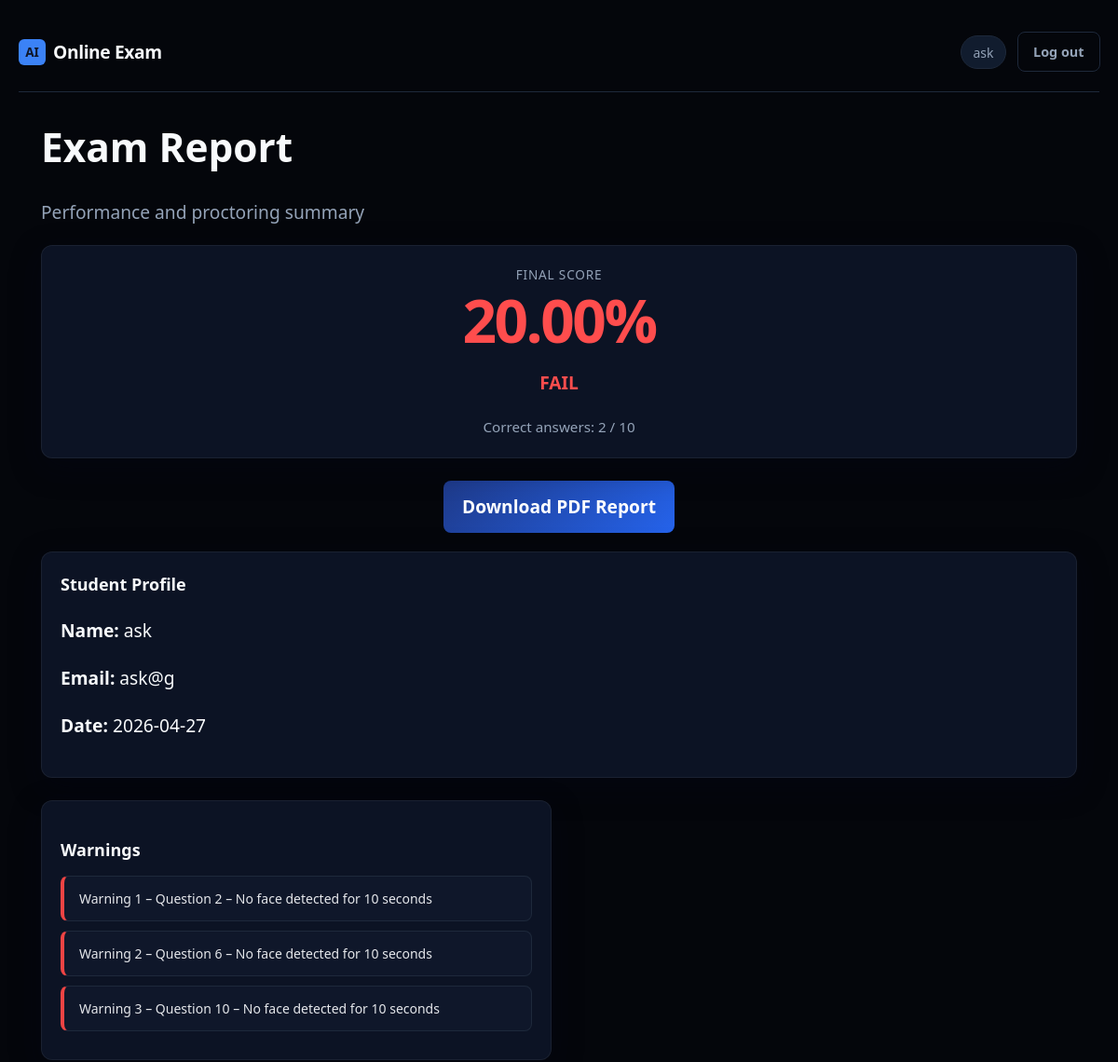
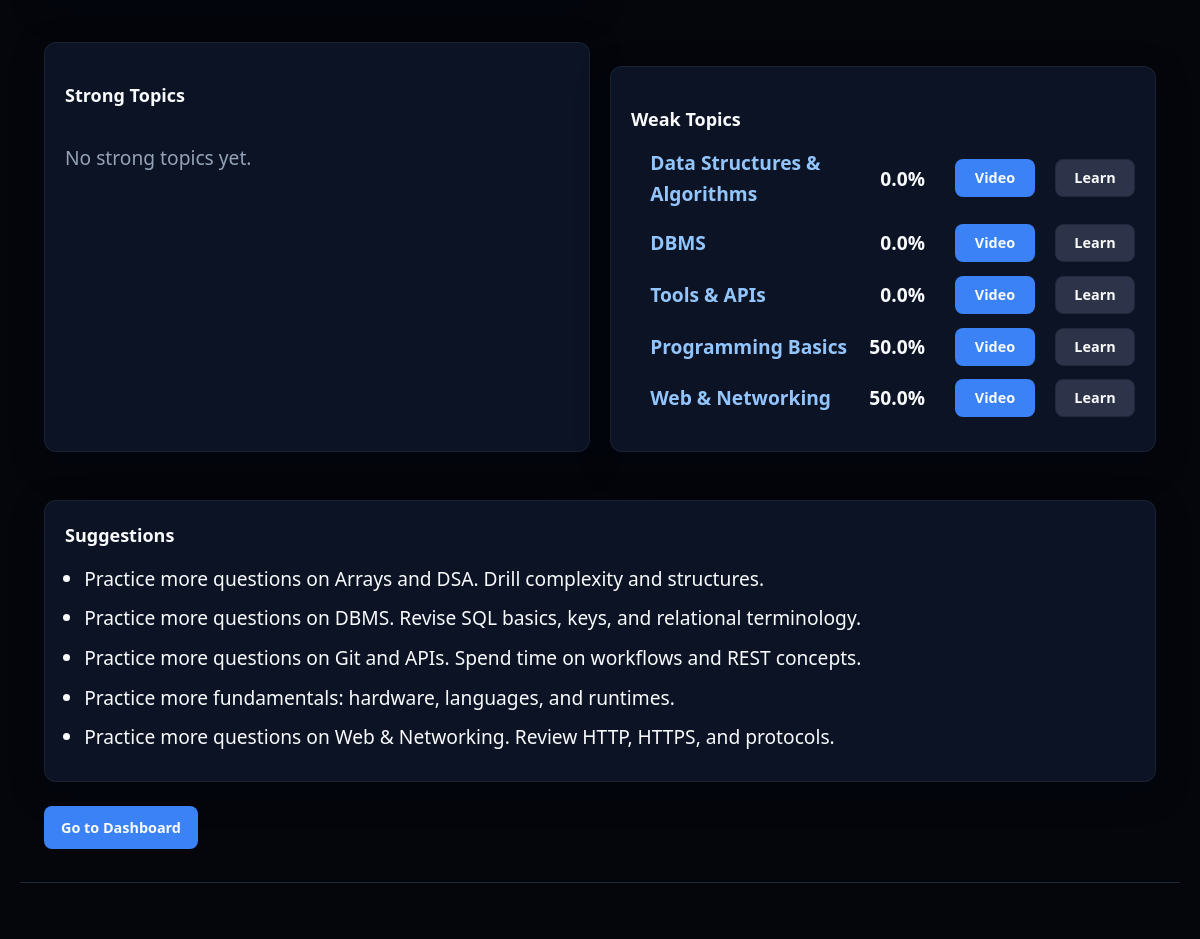
Page /report/26 (signed in) on the committed database (2 pictures, top to bottom).
### app.py (models this page shows)
class User(db.Model):
    __tablename__ = "users"
    id = db.Column(db.Integer, primary_key=True)
    username = db.Column(db.String(80), unique=True, nullable=False)
    email = db.Column(db.String(120), unique=True, nullable=False)
    password_hash = db.Column(db.String(256), nullable=False)
    roll_number = db.Column(db.String(50), unique=True, nullable=True)
    created_at = db.Column(db.DateTime, default=lambda: datetime.now(timezone.utc))
    is_admin = db.Column(db.Boolean, default=False)
    allow_reattempt = db.Column(db.Boolean, default=False)
    exam_access_enabled = db.Column(db.Boolean, default=True)
    exam_completed = db.Column(db.Boolean, default=False)
    admin_role = db.Column(db.String(20), nullable=True)
    is_blocked = db.Column(db.Boolean, default=False)
    block_reason = db.Column(db.String(255))
    attempts = db.relationship("Attempt", backref="user", lazy=True)

class Question(db.Model):
    __tablename__ = "questions"
    id = db.Column(db.Integer, primary_key=True)
    text = db.Column(db.Text, nullable=False)
    option_a = db.Column(db.String(500), nullable=False)
    option_b = db.Column(db.String(500), nullable=False)
    option_c = db.Column(db.String(500), nullable=False)
    option_d = db.Column(db.String(500), nullable=False)
    correct_answer = db.Column(db.String(1), nullable=False)
    topic = db.Column(db.String(80), default="General CS")

### app.py (the view)
@app.route("/report/<int:attempt_id>")
@login_required
def exam_report(attempt_id):
    user = db.session.get(User, session["user_id"])
    if user and user.is_admin:
        attempt = Attempt.query.get(attempt_id)
    else:
        attempt = get_attempt_for_user(attempt_id, session["user_id"])
    if not attempt:
        flash("Report not found.", "error")
        return redirect(url_for("dashboard"))
    if attempt.status != "completed":
        flash("Exam is not finished yet.", "info")
        return redirect(url_for("dashboard"))
    qids = parse_question_ids(attempt)
    total_questions = len(qids)
    correct_answers = 0
    if qids:
        for qid in qids:
            ans = Answer.query.filter_by(attempt_id=attempt.id, question_id=qid).first()
            if ans and ans.selected and ans.question:
                if ans.selected.upper() == ans.question.correct_answer.upper():
                    correct_answers += 1
    score = round((correct_answers / total_questions) * 100, 2) if total_questions else 0
    warnings_list = parse_warning_details(attempt)
    timeline = parse_timeline(attempt)
    student_profile = parse_student_profile(attempt)
    if not student_profile:
        student_profile = {
            "name": attempt.user.username if attempt.user else "Student",
            "email": attempt.user.email if attempt.user else "",
            "examId": attempt.id,
            "date": to_ist(attempt.started_at).strftime("%Y-%m-%d %H:%M"),
        }
    student_name = getattr(attempt.user, "name", "Student")
    weak_topics = []
    strong_topics = []
    suggestions = []
    data = build_report_data(attempt)
    if data:
        weak_topics = data.get("weak_topics", [])
        strong_topics = data.get("strong_topics", [])
        suggestions = data.get("suggestions", [])
    question_analysis = []
    for idx, qid in enumerate(qids):
        q = db.session.get(Question, qid)
        ans = Answer.query.filter_by(attempt_id=attempt.id, question_id=qid).first()
        selected = (ans.selected or "").upper() if ans and ans.selected else None
        correct = q.correct_answer.upper() if q else "N/A"
        if not selected:
            status = "Skipped"
        elif selected == correct:
            status = "Correct"
        else:
            status = "Wrong"
        question_analysis.append(
            {
                "qno": idx + 1,
                "selected": selected,
                "correct": correct,
                "status": status,
                "topic": q.topic if q else "General CS",
            }
        )
    print("=== PDF DATA DEBUG ===")
    print(f"Score: {score}")
    print(f"Total questions: {total_questions}")
    print(f"Correct answers: {correct_answers}")
    print(f"Student profile: {student_profile}")
    print(f"Strong topics count: {len(strong_topics) if strong_topics else 0}")
    print(f"Weak topics count: {len(weak_topics) if weak_topics else 0}")
    print(f"Suggestions count: {len(suggestions) if suggestions else 0}")
    print(f"Question analysis count: {len(question_analysis) if question_analysis else 0}")
    print("===================")
    resp = make_response(render_template(
        "report.html",
        attempt=attempt,
        score=score,
        total_questions=total_questions,
        correct_answers=correct_answers,
        warnings=warnings_list,
        timeline=timeline,
        student=student_profile,
        strong_topics=strong_topics,
        weak_topics=weak_topics,
        suggestions=suggestions,
        question_analysis=question_analysis,
        learning_resources=LEARNING_RESOURCES,
    ))
    resp.headers["Cache-Control"] = "no-store, no-cache, must-revalidate, private"
    resp.headers["Pragma"] = "no-cache"
    return resp

### app.py (called while the page is built)
def to_ist(dt):
    if not dt:
        return None
    return dt.astimezone(timezone(timedelta(hours=5, minutes=30)))

def login_required(f):
    @wraps(f)
    def decorated(*args, **kwargs):
        if "user_id" not in session:
            return redirect(url_for("login"))
        return f(*args, **kwargs)
    return decorated

def get_attempt_for_user(attempt_id, user_id):
    return Attempt.query.filter_by(id=attempt_id, user_id=user_id).first()

def parse_question_ids(attempt):
    return json.loads(attempt.question_ids_json)

def parse_warning_details(attempt):
    raw = attempt.warning_details_json or "[]"
    try:
        parsed = json.loads(raw)
        return parsed if isinstance(parsed, list) else []
    except Exception:
        return []

def parse_timeline(attempt):
    raw = attempt.timeline_json or "[]"
    try:
        parsed = json.loads(raw)
        return parsed if isinstance(parsed, list) else []
    except Exception:
        return []

def parse_student_profile(attempt):
    raw = attempt.student_profile_json or "{}"
    try:
        parsed = json.loads(raw)
        return parsed if isinstance(parsed, dict) else {}
    except Exception:
        return {}

def normalize_confidence(val):
    v = (val or "medium").lower()
    if v in ("low", "medium", "high"):
        return v
    return "medium"

### templates/report.html (shortened to what this page needs)
{% extends "base.html" %}
{% block body_class %}page-report{% endblock %}
{% block content %}
{% set score_value = score if score is defined else 0 %}
{% set pass_exam = score_value >= 75 %}
<div id="pdf-report" style="visibility: visible !important; display: block !important; opacity: 1 !important;">
  <div class="report-page-header" style="visibility: visible !important; display: block !important;">
    <h1 style="visibility: visible !important; display: block !important;">Exam Report</h1>
    <p class="muted" style="visibility: visible !important; display: block !important;">Performance and proctoring summary</p>
      </div>
  <section class="card report-hero-card {{ 'report-pass' if pass_exam else 'report-fail' }}">
    <p class="report-score-label">Final Score</p>
    <p class="report-score-big">{{ "%.2f"|format(score_value|float) }}%</p>
    <p class="{{ 'text-pass' if pass_exam else 'text-fail' }}">{{ "PASS" if pass_exam else "FAIL" }}</p>
    <p class="report-score-hint">
      Correct answers: {{ correct_answers or 0 }} / {{ total_questions or 0 }}
    </p>
  </section>
<div style="text-align: center; margin: 20px 0;">
  <a href="/report/{{ attempt.id }}/pdf-clean" class="download-btn">
    Download PDF Report
  </a>
</div>
<section class="card report-section">
  <h3>Student Profile</h3>
  <p><strong>Name:</strong> {{ student.name or "-" }}</p>
  <p><strong>Email:</strong> {{ student.email or "-" }}</p>
    <p><strong>Date:</strong> {{ student.date.split(' ')[0] if student.date else "-" }}</p>
</section>
<section class="report-grid">
  <div class="card report-risk-card">
    <h3>Warnings</h3>
    {% if warnings and warnings|length > 0 %}
      <ul class="warnings-list">
        {% for w in warnings %}
          <li class="warning-item">
            Warning {{ loop.index }} &ndash;
            Question {{ w.question }} &ndash;
            {{ w.message }}
          </li>
        {% endfor %}
      </ul>
    {% else %}
      <p class="muted">No warnings</p>
    {% endif %}
  </div>
</section>
<div class="topics-row">
    <div class="card topics-box">
        <h3>Strong Topics</h3>
        {% if strong_topics and strong_topics|length > 0 %}
          <ul class="topic-list">
            {% for topic in strong_topics %}
              <li>
                <span class="topic-name">{{ topic.name }}</span>
                <span class="topic-acc">{{ topic.accuracy }}%</span>
              </li>
            {% endfor %}
          </ul>
        {% else %}
          <p class="muted">No strong topics yet.</p>
        {% endif %}
    </div>
    <div class="card topics-box">
        <h3>Weak Topics</h3>
        {% if weak_topics and weak_topics|length > 0 %}
          <ul class="topic-list">
            {% for topic in weak_topics %}
              {% set resource = learning_resources.get(topic.name) if learning_resources else None %}
              <div class="topic-row">
                <span class="topic-name topic-weak-em">{{ topic.name }}</span>
                <div class="topic-actions">
                  <span class="topic-percentage">{{ topic.accuracy }}%</span>
                  {% if resource %}
                    <a href="{{ resource.youtube }}" target="_blank" class="btn btn-primary">Video</a>
                    <a href="{{ resource.website }}" target="_blank" class="btn btn-secondary">Learn</a>
                  {% else %}
                    <a href="https://www.youtube.com/results?search_query={{ topic.name|urlencode }}" target="_blank" class="btn btn-primary">Video</a>
                  {% endif %}
                </div>
              </div>
            {% endfor %}
          </ul>
        {% else %}
          <p class="muted">No weak topics.</p>
        {% endif %}
    </div>
</div>
{% if suggestions and suggestions|length > 0 %}
<section class="card report-section">
  <h3>Suggestions</h3>
  <ul class="suggestion-list">
    {% for s in suggestions %}
      <li>{{ s }}</li>
    {% endfor %}
  </ul>
</section>
{% endif %}
<div class="report-actions">
  <a href="{{ url_for('dashboard') }}" class="btn btn-primary">Go to Dashboard</a>
</div>
</div>
{% endblock %}

### static/css/style.css (style rules this page uses)
:root { --bg: #0f172a; --bg-elevated: #111c2e; --border: #1e293b; --text: #f8fafc; --muted: #94a3b8; --accent: #3b82f6; --accent-dim: #2563eb; --accent-glow: rgba(59, 130, 246, 0.35); --success: #22c55e; --error: #ef4444; --radius: 10px; --font: "Segoe UI", system-ui, -apple-system, sans-serif; }
*, *::before, *::after { box-sizing: border-box; }
body { margin: 0; min-height: 100vh; font-family: var(--font); background: var(--bg); color: var(--text); font-size: 1.2rem; line-height: 1.65; }
a { color: var(--accent); text-decoration: none; }
.muted { color: var(--muted); }
.card { background: rgba(17, 28, 46, 0.72); border: 1px solid rgba(148, 163, 184, 0.18); border-radius: var(--radius); padding: 1.5rem 1.6rem; box-shadow: 0 10px 32px rgba(2, 6, 23, 0.35); backdrop-filter: blur(8px); -webkit-backdrop-filter: blur(8px); transition: transform 0.2s ease, box-shadow 0.2s ease, border-color 0.2s ease; }
.btn { display: inline-flex; align-items: center; justify-content: center; padding: 0.55rem 1rem; border-radius: 8px; font-size: 0.9rem; font-weight: 600; border: 1px solid transparent; cursor: pointer; font-family: inherit; transition: background 0.15s, border-color 0.15s; }
.btn-primary { background: var(--accent); color: #f8fafc; }
.btn-secondary { background: #2d3348; color: var(--text); border-color: var(--border); }
.report-grid { display: grid; gap: 1rem; margin-bottom: 1.25rem; }
@media (min-width: 560px) { .report-grid { grid-template-columns: 1fr 1fr; } }
.report-score-label { margin: 0; font-size: 0.85rem; color: var(--muted); text-transform: uppercase; letter-spacing: 0.06em; }
.report-section h3 { margin-top: 0; font-size: 1rem; }
.topic-list { margin: 0; padding-left: 1.2rem; }
.topic-name { font-weight: 600; }
.suggestion-list { margin: 0; padding-left: 1.2rem; }
.suggestion-list li { margin-bottom: 0.5rem; }
.report-actions { margin-top: 1.5rem; }
.report-page-header h1 { margin: 0 0 0.35rem; font-size: 2.65rem; font-weight: 800; }
.report-hero-card { text-align: center; padding: 2rem 1.5rem; margin-bottom: 1.25rem; border-width: 2px; }
.report-fail { border-color: rgba(59, 130, 246, 0.35); background: linear-gradient(180deg, rgba(37, 99, 235, 0.1) 0%, var(--bg-elevated) 100%); }
.report-score-big { margin: 0.35rem 0; font-size: 4rem; font-weight: 900; letter-spacing: -0.04em; line-height: 1; }
.report-fail .report-score-big { color: #60a5fa; }
.report-score-hint { margin: 0.5rem 0 0; font-size: 0.95rem; color: var(--muted); }
.report-risk-card { margin-bottom: 1rem; }
.text-fail { color: #60a5fa; }
.topic-weak-em { color: #93c5fd; }
body.page-report { background: #020617 url("https://images.unsplash.com/photo-1618005182384-a83a8bd57fbe?auto=format&fit=crop&w=1920&q=80") center / cover no-repeat fixed; }
.btn, .btn-primary, .btn-outline, button, a.btn, a.btn-primary, a.btn-outline { transition: all 0.25s ease; position: relative; }
.dash-stat-card, .card, .highlight-card { transition: all 0.25s ease; }
.btn, button { will-change: transform; }

### templates/base.html (style rules this page uses)
body { margin: 0; padding: 0; }
html, body { width: 100%; overflow-x: hidden; }
.dashboard, .report-page, .page-dashboard, .page-report { width: 100%; }

### rows in the picture
User: username "ask", email "ask@g"
Question: name "Data Structures & Algorithms", accuracy "0.0"
Question: name "DBMS", accuracy "0.0"
Question: name "Tools & APIs", accuracy "0.0"
Question: name "Programming Basics", accuracy "50.0"
Question: name "Web & Networking", accuracy "50.0"

### other values in the picture
{{ session.get('username') }} "ask"
{{ "%.2f"|format(score_value|float) }} "20.00"
{{ "PASS" if pass_exam else "FAIL" }} "FAIL"
{{ correct_answers or 0 }} "2"
{{ total_questions or 0 }} "10"
{{ student.date.split(' ')[0] if student.date else "-" }} "2026-04-27"
{{ w.question }} "2" "6" "10"
{{ w.message }} "No face detected for 10 seconds" "No face detected for 10 seconds" "No face detected for 10 seconds"
{{ s }} "Practice more questions on Arrays and DSA. Drill complexity and structures." "Practice more questions on DBMS. Revise SQL basics, keys, and relational terminology." "Practice more questions on Git and APIs. Spend time on workflows and REST concepts." "Practice more fundamentals: hardware, languages, and runtimes." "Practice more questions on Web & Networking. Review HTTP, HTTPS, and protocols."
